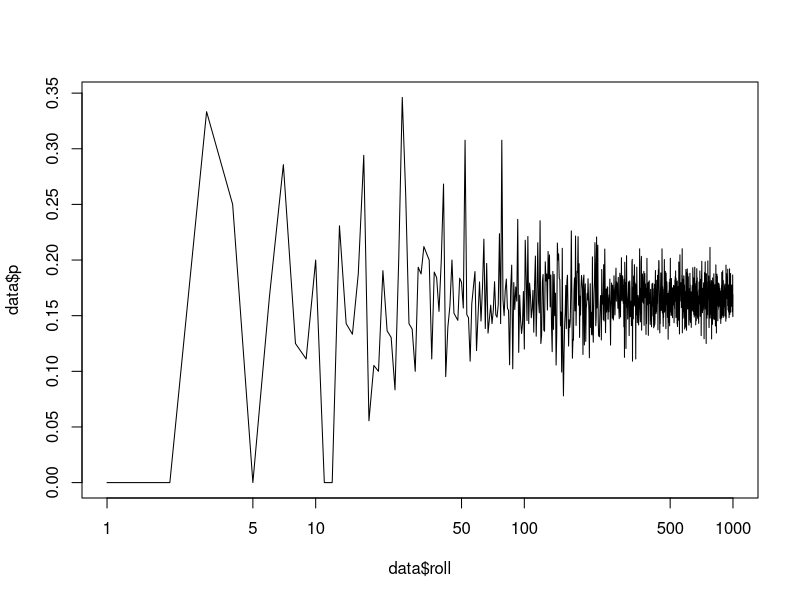

Here is the R script that generated this plot:
data = as.data.frame(NULL)
for (roll in 1:1000) {
  s = sample(x = 1:6, size = roll, replace = T)
  p = length(s[s == 1])/roll
  data = rbind(data, cbind(roll, p))
  
}
head(data)
plot(x = data$roll, data$p, type = "l", log="x")